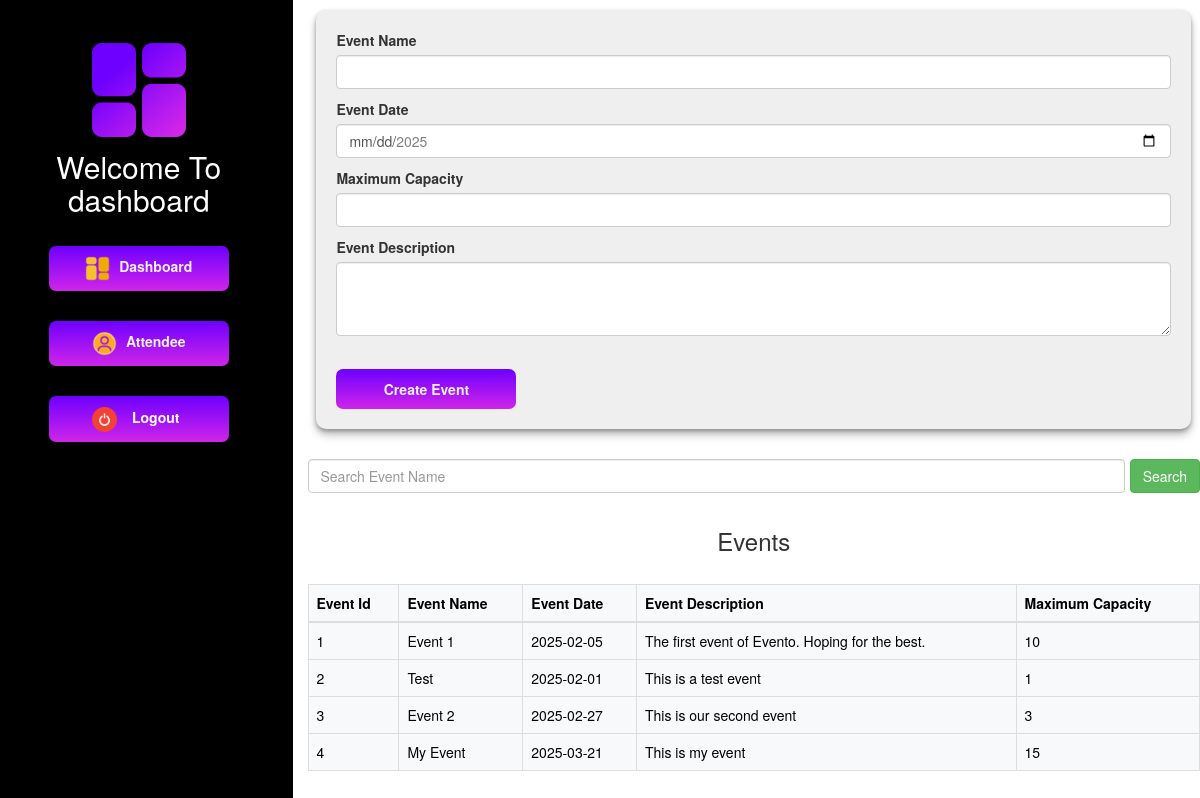
The app's page /dashboard (signed in) with its own data.
### tables this page shows
CREATE TABLE `events` (
  `Event_Id` int(255) NOT NULL,
  `Event_Name` varchar(255) NOT NULL,
  `Event_Desc` varchar(255) NOT NULL,
  `Event_Date` varchar(255) NOT NULL,
  `Maximum_Capacity` int(255) NOT NULL
);

### dashboard.php (the view, shortened to what this page needs)
<?php
include "./model/db.php";
$query = "SELECT * FROM events ORDER BY Event_Id ASC";
$result = mysqli_query($conn, $query);
?>
<!DOCTYPE html>
<html lang="en">
<head>
    <link href="https://cdn.jsdelivr.net/npm/bootstrap@5.3.3/dist/css/bootstrap.min.css" rel="stylesheet">
    <link rel="stylesheet" href="./css/dashboard.css">
          <link rel="stylesheet" href="https://maxcdn.bootstrapcdn.com/bootstrap/3.3.6/css/bootstrap.min.css" />
</head>
<body>
    <div class="row">
        <div class="col-lg-3 home-color">
            <br> <br>
            <img src="./images/layout.png" alt="Layout" height="100px" width="100px" class="m-auto d-block">
            <h2 class="text-center text-white mt-3">Welcome To dashboard</h2>
            <a href="./dashboard">
                <div class="db-button">
                    <img src="./images/dashboard.png" alt="Insert" height="25px" width="25px">
                    <span class="insert-span">Dashboard</span>
                </div>
            </a>
            <a href="./attendee">
                <div class="db-button">
                    <img src="./images/profile.png" alt="Insert" height="25px" width="25px">
                    <span class="insert-span">Attendee</span>
                </div>
            </a>
           <form action="./control/logout.php" method="post">
           <div class="db-button">
                <img src="./images/logout.png" alt="Logout" height="25px" width="25px">
                    <span class="insert-span"><input type="submit" value="Logout" class="logout"></span>
            </div>
           </form>
        </div>
        <div class="col-lg-9">
                <form class="insert-form mt-3" method="post">
                    <div class="mb-3">
                        <label for="en" class="form-label">Event Name</label>
                        <input type="text" class="form-control" name="en" id="en">
                    </div>
                    <div class="mb-3">
                        <label for="edate" class="form-label">Event Date</label>
                        <input type="date" class="form-control" name="edate" id="edate" min="2025-01-01" max="2025-12-31">
                    </div>
                    <div class="mb-3">
                        <label for="mc" class="form-label">Maximum Capacity</label>
                        <input type="number" class="form-control" name="mc" id="mc">
                    </div>
                    <div class="mb-1">
                        <label for="ed" class="form-label">Event Description</label>
                        <textarea class="form-control" id="ed" name="ed" rows="3"></textarea>
                    </div>
                    <button type="submit" class="db-button create fw-bold" name="create">Create Event</button>
                </form>
                <form class="d-flex mt-5" method="post" action="">
                        <input class="form-control me-2" type="search" placeholder="Search Event Name" aria-label="Search" name="s">
                        <button class="btn btn-success" type="submit" name="search">Search</button>
                </form>
                            <div class="table-responsive mt-4">
                <h3 class="text-center">Events</h3><br />
                <table id="editable_table" class="table table-bordered table-light">
                    <thead>
                        <tr>
                            <th>Event Id</th>
                            <th>Event Name</th>
                            <th>Event Date</th>
                            <th>Event Description</th>
                            <th>Maximum Capacity</th>
                        </tr>
                    </thead>
                    <tbody id="eventTableBody">
                        <?php
                        while ($row = mysqli_fetch_array($result)) {
                            echo '
                            <tr>
                                <td>' . $row["Event_Id"] . '</td>
                                <td>' . $row["Event_Name"] . '</td>
                                <td>' . $row["Event_Date"] . '</td>
                                <td>' . $row["Event_Desc"] . '</td>
                                <td>' . $row["Maximum_Capacity"] . '</td>
                            </tr>
                            ';
                        }
                        ?>
                    </tbody>
                </table>
            </div>
        </div>
    </div>
</body>
</html>

### css/dashboard.css (style rules this page uses)
.home-color { background-color: #000000; height: 100vh; }
.db-button { background-image: linear-gradient(#6E00FF,#CF25E9); color: rgb(243, 242, 242); width: 180px; margin: auto; padding: 10px; margin-top: 30px; border-radius: 7px; text-align: center; }
.insert-span { font-weight: bold; margin-left: 5px; }
.insert-form { width: 98%; margin: auto; background-color: #efefef; padding: 20px; border-radius: 10px; box-shadow: 0px 2px 4px 0px rgba(0, 0, 0, 0.289), 0px 6px 8px 0px rgba(0, 0, 0, 0.243); }
.logout { background-color: transparent; border: none; color: white; font-weight: bold; }
.create { border: none; }

### records on screen
events: Event_Id "1", Event_Name "Event 1", Event_Date "2025-02-05", Event_Desc "The first event of Evento. Hoping for the best.", Maximum_Capacity "10"
events: Event_Id "2", Event_Name "Test", Event_Date "2025-02-01", Event_Desc "This is a test event", Maximum_Capacity "1"
events: Event_Id "3", Event_Name "Event 2", Event_Date "2025-02-27", Event_Desc "This is our second event", Maximum_Capacity "3"
events: Event_Id "4", Event_Name "My Event", Event_Date "2025-03-21", Event_Desc "This is my event", Maximum_Capacity "15"
